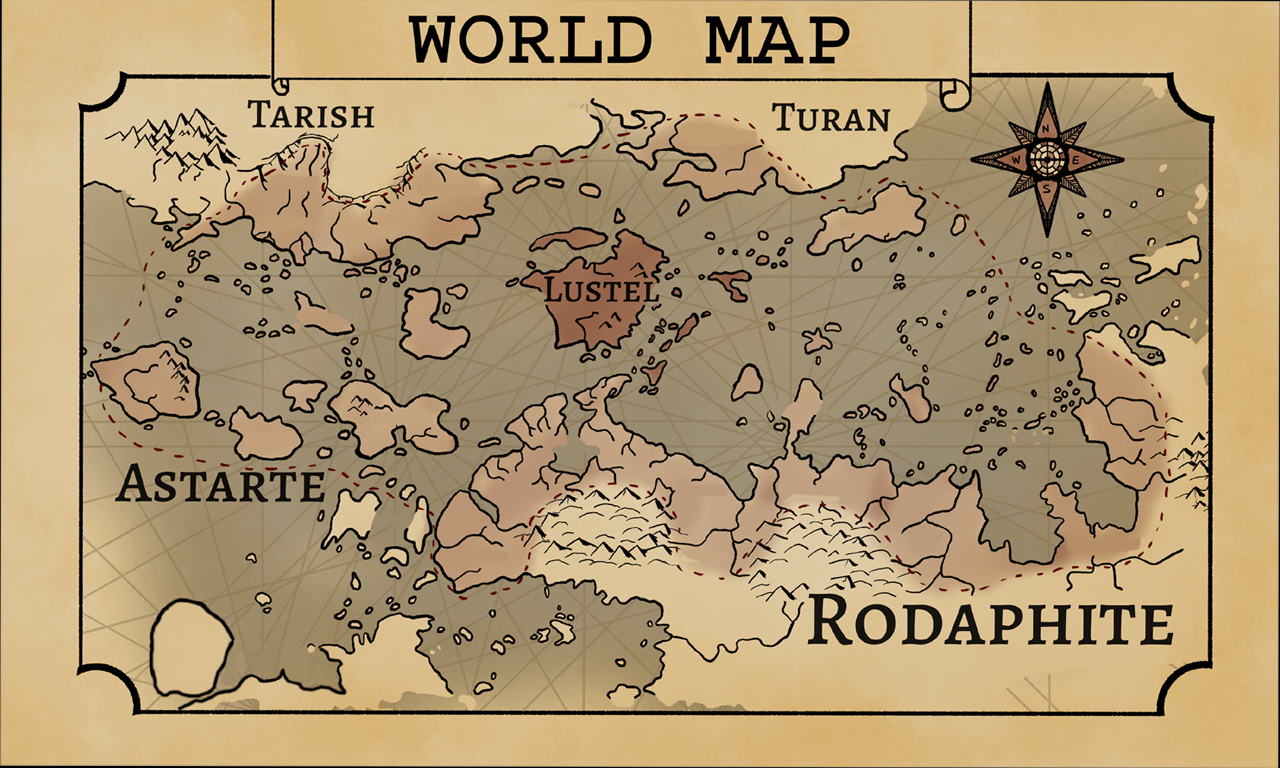

A 2D game scene composited from a Tiled map and its tileset images. What follows is a short description and the map's XML, with every tile layer's data as written:
An orthogonal 40x24 tile map with 32x32 px tiles, 1 tile layer (WorldMap) and 6 objects.

<map version="1.10" tiledversion="1.10.2" orientation="orthogonal" renderorder="right-down" width="40" height="24" tilewidth="32" tileheight="32" infinite="0" nextlayerid="9" nextobjectid="10">
 <tileset firstgid="1" source="resource/world_map.tsx" />
 <layer id="1" name="WorldMap" width="40" height="24">
  <data encoding="csv">
1,2,3,4,5,6,7,8,9,10,11,12,13,14,15,16,17,18,19,20,21,22,23,24,25,26,27,28,29,30,31,32,33,34,35,36,37,38,39,40,
41,42,43,44,45,46,47,48,49,50,51,52,53,54,55,56,57,58,59,60,61,62,63,64,65,66,67,68,69,70,71,72,73,74,75,76,77,78,79,80,
81,82,83,84,85,86,87,88,89,90,91,92,93,94,95,96,97,98,99,100,101,102,103,104,105,106,107,108,109,110,111,112,113,114,115,116,117,118,119,120,
121,122,123,124,125,126,127,128,129,130,131,132,133,134,135,136,137,138,139,140,141,142,143,144,145,146,147,148,149,150,151,152,153,154,155,156,157,158,159,160,
161,162,163,164,165,166,167,168,169,170,171,172,173,174,175,176,177,178,179,180,181,182,183,184,185,186,187,188,189,190,191,192,193,194,195,196,197,198,199,200,
201,202,203,204,205,206,207,208,209,210,211,212,213,214,215,216,217,218,219,220,221,222,223,224,225,226,227,228,229,230,231,232,233,234,235,236,237,238,239,240,
241,242,243,244,245,246,247,248,249,250,251,252,253,254,255,256,257,258,259,260,261,262,263,264,265,266,267,268,269,270,271,272,273,274,275,276,277,278,279,280,
281,282,283,284,285,286,287,288,289,290,291,292,293,294,295,296,297,298,299,300,301,302,303,304,305,306,307,308,309,310,311,312,313,314,315,316,317,318,319,320,
321,322,323,324,325,326,327,328,329,330,331,332,333,334,335,336,337,338,339,340,341,342,343,344,345,346,347,348,349,350,351,352,353,354,355,356,357,358,359,360,
361,362,363,364,365,366,367,368,369,370,371,372,373,374,375,376,377,378,379,380,381,382,383,384,385,386,387,388,389,390,391,392,393,394,395,396,397,398,399,400,
401,402,403,404,405,406,407,408,409,410,411,412,413,414,415,416,417,418,419,420,421,422,423,424,425,426,427,428,429,430,431,432,433,434,435,436,437,438,439,440,
441,442,443,444,445,446,447,448,449,450,451,452,453,454,455,456,457,458,459,460,461,462,463,464,465,466,467,468,469,470,471,472,473,474,475,476,477,478,479,480,
481,482,483,484,485,486,487,488,489,490,491,492,493,494,495,496,497,498,499,500,501,502,503,504,505,506,507,508,509,510,511,512,513,514,515,516,517,518,519,520,
521,522,523,524,525,526,527,528,529,530,531,532,533,534,535,536,537,538,539,540,541,542,543,544,545,546,547,548,549,550,551,552,553,554,555,556,557,558,559,560,
561,562,563,564,565,566,567,568,569,570,571,572,573,574,575,576,577,578,579,580,581,582,583,584,585,586,587,588,589,590,591,592,593,594,595,596,597,598,599,600,
601,602,603,604,605,606,607,608,609,610,611,612,613,614,615,616,617,618,619,620,621,622,623,624,625,626,627,628,629,630,631,632,633,634,635,636,637,638,639,640,
641,642,643,644,645,646,647,648,649,650,651,652,653,654,655,656,657,658,659,660,661,662,663,664,665,666,667,668,669,670,671,672,673,674,675,676,677,678,679,680,
681,682,683,684,685,686,687,688,689,690,691,692,693,694,695,696,697,698,699,700,701,702,703,704,705,706,707,708,709,710,711,712,713,714,715,716,717,718,719,720,
721,722,723,724,725,726,727,728,729,730,731,732,733,734,735,736,737,738,739,740,741,742,743,744,745,746,747,748,749,750,751,752,753,754,755,756,757,758,759,760,
761,762,763,764,765,766,767,768,769,770,771,772,773,774,775,776,777,778,779,780,781,782,783,784,785,786,787,788,789,790,791,792,793,794,795,796,797,798,799,800,
801,802,803,804,805,806,807,808,809,810,811,812,813,814,815,816,817,818,819,820,821,822,823,824,825,826,827,828,829,830,831,832,833,834,835,836,837,838,839,840,
841,842,843,844,845,846,847,848,849,850,851,852,853,854,855,856,857,858,859,860,861,862,863,864,865,866,867,868,869,870,871,872,873,874,875,876,877,878,879,880,
881,882,883,884,885,886,887,888,889,890,891,892,893,894,895,896,897,898,899,900,901,902,903,904,905,906,907,908,909,910,911,912,913,914,915,916,917,918,919,920,
921,922,923,924,925,926,927,928,929,930,931,932,933,934,935,936,937,938,939,940,941,942,943,944,945,946,947,948,949,950,951,952,953,954,955,956,957,958,959,960
</data>
 </layer>
 <objectgroup id="2" name="Lustel">
  <object id="1" x="527" y="251.835" width="145.333" height="79.1653" />
 </objectgroup>
 <objectgroup id="7" name="Rodaphite">
  <object id="5" x="799" y="582" width="383" height="70" />
 </objectgroup>
 <objectgroup id="3" name="Tarish">
  <object id="6" x="237.333" y="90.6667" width="140" height="45.3333" />
 </objectgroup>
 <objectgroup id="4" name="Turan">
  <object id="7" x="760" y="93.3333" width="133.333" height="44" />
 </objectgroup>
 <objectgroup id="6" name="Astarte">
  <object id="8" x="100" y="446" width="230" height="70" />
 </objectgroup>
 <objectgroup id="8" name="BackButton">
  <object id="9" x="1143.67" y="21.1667" width="80.5" height="50" />
 </objectgroup>
</map>
